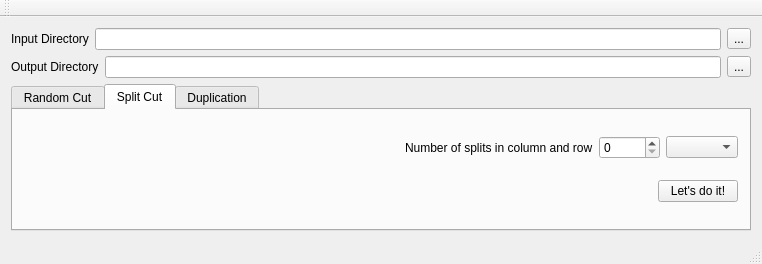
<?xml version="1.0" encoding="UTF-8"?>
<ui version="4.0">
 <class>MainWindow</class>
 <widget class="QMainWindow" name="MainWindow">
  <property name="geometry">
   <rect>
    <x>0</x>
    <y>0</y>
    <width>762</width>
    <height>264</height>
   </rect>
  </property>
  <property name="windowTitle">
   <string>MainWindow</string>
  </property>
  <widget class="QWidget" name="centralWidget">
   <layout class="QVBoxLayout" name="verticalLayout_2">
    <item>
     <layout class="QHBoxLayout" name="horizontalLayout">
      <item>
       <widget class="QLabel" name="label">
        <property name="text">
         <string>Input Directory</string>
        </property>
       </widget>
      </item>
      <item>
       <widget class="QLineEdit" name="lineEdit_InputDir"/>
      </item>
      <item>
       <widget class="QToolButton" name="toolButton_InputDir">
        <property name="text">
         <string>...</string>
        </property>
       </widget>
      </item>
     </layout>
    </item>
    <item>
     <layout class="QHBoxLayout" name="horizontalLayout_2">
      <item>
       <widget class="QLabel" name="label_2">
        <property name="text">
         <string>Output Directory</string>
        </property>
       </widget>
      </item>
      <item>
       <widget class="QLineEdit" name="lineEdit_OutputDir"/>
      </item>
      <item>
       <widget class="QToolButton" name="toolButton_OutputDir">
        <property name="text">
         <string>...</string>
        </property>
       </widget>
      </item>
     </layout>
    </item>
    <item>
     <widget class="QTabWidget" name="tabWidget">
      <property name="currentIndex">
       <number>1</number>
      </property>
      <widget class="QWidget" name="tab">
       <attribute name="title">
        <string>Random Cut</string>
       </attribute>
       <layout class="QVBoxLayout" name="verticalLayout_4">
        <item>
         <layout class="QHBoxLayout" name="horizontalLayout_4" stretch="1,0,1,0,54,0,0">
          <item>
           <widget class="QLabel" name="label_3">
            <property name="text">
             <string>Cropped Width x Height</string>
            </property>
           </widget>
          </item>
          <item>
           <widget class="QSpinBox" name="spinBox_CroppedW">
            <property name="maximum">
             <number>9999</number>
            </property>
           </widget>
          </item>
          <item>
           <widget class="QLabel" name="label_5">
            <property name="text">
             <string>x</string>
            </property>
           </widget>
          </item>
          <item>
           <widget class="QSpinBox" name="spinBox_CroppedH">
            <property name="maximum">
             <number>9999</number>
            </property>
           </widget>
          </item>
          <item>
           <spacer name="horizontalSpacer_3">
            <property name="orientation">
             <enum>Qt::Horizontal</enum>
            </property>
            <property name="sizeHint" stdset="0">
             <size>
              <width>40</width>
              <height>20</height>
             </size>
            </property>
           </spacer>
          </item>
          <item>
           <widget class="QLabel" name="label_4">
            <property name="text">
             <string>Number Of Crop Needed</string>
            </property>
           </widget>
          </item>
          <item>
           <widget class="QSpinBox" name="spinBox_CropNeed">
            <property name="maximum">
             <number>99999</number>
            </property>
           </widget>
          </item>
         </layout>
        </item>
        <item>
         <layout class="QHBoxLayout" name="horizontalLayout_6">
          <item>
           <widget class="QLabel" name="label_status">
            <property name="text">
             <string/>
            </property>
           </widget>
          </item>
          <item>
           <spacer name="horizontalSpacer">
            <property name="orientation">
             <enum>Qt::Horizontal</enum>
            </property>
            <property name="sizeHint" stdset="0">
             <size>
              <width>40</width>
              <height>20</height>
             </size>
            </property>
           </spacer>
          </item>
          <item>
           <widget class="QComboBox" name="comboBox_fileType"/>
          </item>
          <item>
           <widget class="QPushButton" name="pushButton_OK">
            <property name="text">
             <string>Let's do it!</string>
            </property>
           </widget>
          </item>
         </layout>
        </item>
       </layout>
      </widget>
      <widget class="QWidget" name="tab_2">
       <attribute name="title">
        <string>Split Cut</string>
       </attribute>
       <layout class="QVBoxLayout" name="verticalLayout_3">
        <item>
         <layout class="QHBoxLayout" name="horizontalLayout_3">
          <item>
           <spacer name="horizontalSpacer_2">
            <property name="orientation">
             <enum>Qt::Horizontal</enum>
            </property>
            <property name="sizeHint" stdset="0">
             <size>
              <width>40</width>
              <height>20</height>
             </size>
            </property>
           </spacer>
          </item>
          <item>
           <widget class="QLabel" name="label_6">
            <property name="text">
             <string>Number of splits in column and row</string>
            </property>
           </widget>
          </item>
          <item>
           <widget class="QSpinBox" name="spinBox_SplitNeed">
            <property name="maximum">
             <number>99999</number>
            </property>
           </widget>
          </item>
          <item>
           <widget class="QComboBox" name="comboBox_SplitedFileType"/>
          </item>
         </layout>
        </item>
        <item>
         <layout class="QHBoxLayout" name="horizontalLayout_7">
          <item>
           <spacer name="horizontalSpacer_4">
            <property name="orientation">
             <enum>Qt::Horizontal</enum>
            </property>
            <property name="sizeHint" stdset="0">
             <size>
              <width>40</width>
              <height>20</height>
             </size>
            </property>
           </spacer>
          </item>
          <item>
           <widget class="QPushButton" name="pushButton_OK_Split">
            <property name="text">
             <string>Let's do it!</string>
            </property>
           </widget>
          </item>
         </layout>
        </item>
       </layout>
      </widget>
      <widget class="QWidget" name="tab_3">
       <attribute name="title">
        <string>Duplication</string>
       </attribute>
       <layout class="QVBoxLayout" name="verticalLayout">
        <item>
         <layout class="QHBoxLayout" name="horizontalLayout_5">
          <item>
           <widget class="QLabel" name="label_8">
            <property name="text">
             <string>File prefix:</string>
            </property>
           </widget>
          </item>
          <item>
           <widget class="QLineEdit" name="lineEdit_DupPrefix"/>
          </item>
          <item>
           <widget class="QLabel" name="label_7">
            <property name="text">
             <string>Number of copies</string>
            </property>
           </widget>
          </item>
          <item>
           <widget class="QSpinBox" name="spinBox_DupNum">
            <property name="maximum">
             <number>999999</number>
            </property>
           </widget>
          </item>
         </layout>
        </item>
        <item>
         <layout class="QHBoxLayout" name="horizontalLayout_8">
          <item>
           <spacer name="horizontalSpacer_5">
            <property name="orientation">
             <enum>Qt::Horizontal</enum>
            </property>
            <property name="sizeHint" stdset="0">
             <size>
              <width>40</width>
              <height>20</height>
             </size>
            </property>
           </spacer>
          </item>
          <item>
           <widget class="QPushButton" name="pushButton_Dup">
            <property name="text">
             <string>Let's do it!</string>
            </property>
           </widget>
          </item>
         </layout>
        </item>
       </layout>
      </widget>
     </widget>
    </item>
   </layout>
  </widget>
  <widget class="QMenuBar" name="menuBar">
   <property name="geometry">
    <rect>
     <x>0</x>
     <y>0</y>
     <width>762</width>
     <height>25</height>
    </rect>
   </property>
  </widget>
  <widget class="QToolBar" name="mainToolBar">
   <attribute name="toolBarArea">
    <enum>TopToolBarArea</enum>
   </attribute>
   <attribute name="toolBarBreak">
    <bool>false</bool>
   </attribute>
  </widget>
  <widget class="QStatusBar" name="statusBar"/>
 </widget>
 <layoutdefault spacing="6" margin="11"/>
 <resources/>
 <connections/>
</ui>
